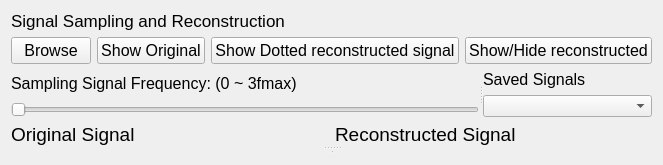
      <widget class="QWidget" name="tab">
       <attribute name="title">
        <string>Tab 1</string>
       </attribute>
       <layout class="QVBoxLayout" name="verticalLayout_11">
        <item>
         <layout class="QVBoxLayout" name="verticalLayout_10">
          <item>
           <widget class="QLabel" name="label">
            <property name="font">
             <font>
              <pointsize>13</pointsize>
              <weight>50</weight>
              <italic>false</italic>
              <bold>false</bold>
             </font>
            </property>
            <property name="text">
             <string>Signal Sampling and Reconstruction</string>
            </property>
           </widget>
          </item>
          <item>
           <layout class="QVBoxLayout" name="verticalLayout_8">
            <item>
             <layout class="QVBoxLayout" name="verticalLayout_2">
              <item>
               <layout class="QHBoxLayout" name="horizontalLayout_4">
                <item>
                 <widget class="QPushButton" name="browse_button">
                  <property name="font">
                   <font>
                    <pointsize>12</pointsize>
                    <weight>50</weight>
                    <italic>false</italic>
                    <bold>false</bold>
                   </font>
                  </property>
                  <property name="text">
                   <string>Browse</string>
                  </property>
                 </widget>
                </item>
                <item>
                 <widget class="QPushButton" name="show_original_button">
                  <property name="font">
                   <font>
                    <pointsize>12</pointsize>
                    <weight>50</weight>
                    <italic>false</italic>
                    <bold>false</bold>
                   </font>
                  </property>
                  <property name="text">
                   <string>Show Original</string>
                  </property>
                 </widget>
                </item>
                <item>
                 <widget class="QPushButton" name="show_dotted_reconstructed_button">
                  <property name="font">
                   <font>
                    <pointsize>12</pointsize>
                    <weight>50</weight>
                    <italic>false</italic>
                    <bold>false</bold>
                   </font>
                  </property>
                  <property name="text">
                   <string>Show Dotted reconstructed signal</string>
                  </property>
                 </widget>
                </item>
                <item>
                 <widget class="QPushButton" name="show_hide_reconstructed_button">
                  <property name="font">
                   <font>
                    <pointsize>12</pointsize>
                    <weight>50</weight>
                    <italic>false</italic>
                    <bold>false</bold>
                   </font>
                  </property>
                  <property name="text">
                   <string>Show/Hide reconstructed</string>
                  </property>
                 </widget>
                </item>
               </layout>
              </item>
              <item>
               <widget class="QSplitter" name="splitter_4">
                <property name="orientation">
                 <enum>Qt::Horizontal</enum>
                </property>
                <widget class="QWidget" name="layoutWidget">
                 <layout class="QVBoxLayout" name="verticalLayout">
                  <item>
                   <widget class="QLabel" name="label_5">
                    <property name="font">
                     <font>
                      <pointsize>12</pointsize>
                      <weight>50</weight>
                      <italic>false</italic>
                      <bold>false</bold>
                     </font>
                    </property>
                    <property name="text">
                     <string>Sampling Signal Frequency: (0 ~ 3fmax)</string>
                    </property>
                   </widget>
                  </item>
                  <item>
                   <widget class="QSlider" name="sampling_slider">
                    <property name="orientation">
                     <enum>Qt::Horizontal</enum>
                    </property>
                   </widget>
                  </item>
                 </layout>
                </widget>
                <widget class="QWidget" name="layoutWidget_2">
                 <layout class="QVBoxLayout" name="verticalLayout_7">
                  <item>
                   <widget class="QLabel" name="label_15">
                    <property name="font">
                     <font>
                      <pointsize>12</pointsize>
                      <weight>50</weight>
                      <italic>false</italic>
                      <bold>false</bold>
                     </font>
                    </property>
                    <property name="text">
                     <string>Saved Signals</string>
                    </property>
                   </widget>
                  </item>
                  <item>
                   <widget class="QComboBox" name="saved_signals_box"/>
                  </item>
                 </layout>
                </widget>
               </widget>
              </item>
             </layout>
            </item>
            <item>
             <widget class="QSplitter" name="splitter_5">
              <property name="orientation">
               <enum>Qt::Vertical</enum>
              </property>
              <widget class="QWidget" name="layoutWidget">
               <layout class="QHBoxLayout" name="horizontalLayout_5">
                <item>
                 <widget class="QLabel" name="label_3">
                  <property name="font">
                   <font>
                    <pointsize>14</pointsize>
                    <weight>50</weight>
                    <italic>false</italic>
                    <bold>false</bold>
                   </font>
                  </property>
                  <property name="text">
                   <string>Original Signal </string>
                  </property>
                 </widget>
                </item>
                <item>
                 <widget class="QLabel" name="label_2">
                  <property name="font">
                   <font>
                    <pointsize>14</pointsize>
                    <weight>50</weight>
                    <italic>false</italic>
                    <bold>false</bold>
                   </font>
                  </property>
                  <property name="text">
                   <string>Reconstructed Signal </string>
                  </property>
                 </widget>
                </item>
               </layout>
              </widget>
              <widget class="QSplitter" name="splitter">
               <property name="orientation">
                <enum>Qt::Horizontal</enum>
               </property>
               <widget class="QWidget" name="verticalLayoutWidget_2">
                <layout class="QVBoxLayout" name="original_signal_layout"/>
               </widget>
               <widget class="QWidget" name="verticalLayoutWidget_3">
                <layout class="QVBoxLayout" name="reconstructed_signal_layout"/>
               </widget>
              </widget>
             </widget>
            </item>
           </layout>
          </item>
         </layout>
        </item>
       </layout>
      </widget>
